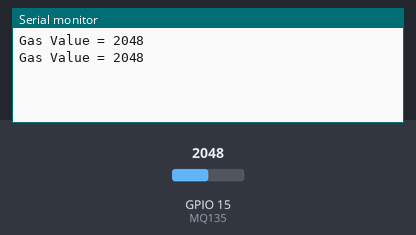
Recording of a sketch running on a simulated ESP32. Parts: the last lines printed to the serial monitor. Inputs (shaded band) come from the test bench; at power-on: GPIO 15 (MQ135) = 2048.

Above: at 1.8 s.
1.9 s: GPIO 15 (MQ135) set to 2866
At 2.8 s:
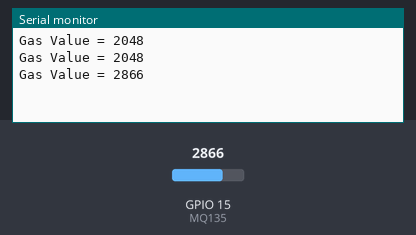
3.4 s: GPIO 15 (MQ135) set to 3603
At 4.5 s:
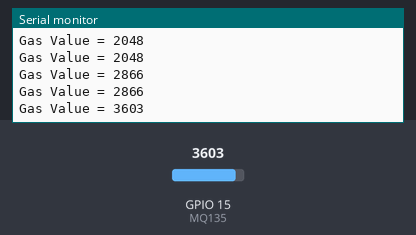
Timing chart, 0 to 6.4 s (numbered marks = the images above; inputs shaded):
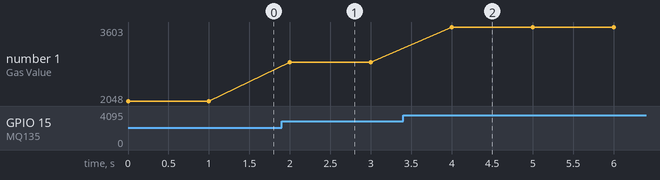

Measured:
- after the input at 1.9 s, the serial monitor: prints a new line after 0.10 s (image 1)
- after the input at 3.4 s, the serial monitor: prints a new line after 0.60 s (image 2)
- plotted number 1: 2048 → 2866 after the input at 1.9 s, 2866 → 3603 after the input at 3.4 s

The sketch:

PoT.ino
```cpp
#define MQ135 15

void setup() {
  // put your setup code here, to run once:
  pinMode(MQ135,INPUT);
  Serial.begin(9600);
}

void loop() {
  // put your main code here, to run repeatedly:
  int val=analogRead(MQ135);
  Serial.print("Gas Value = ");
  Serial.println(val);
  delay(1000);
}
```
